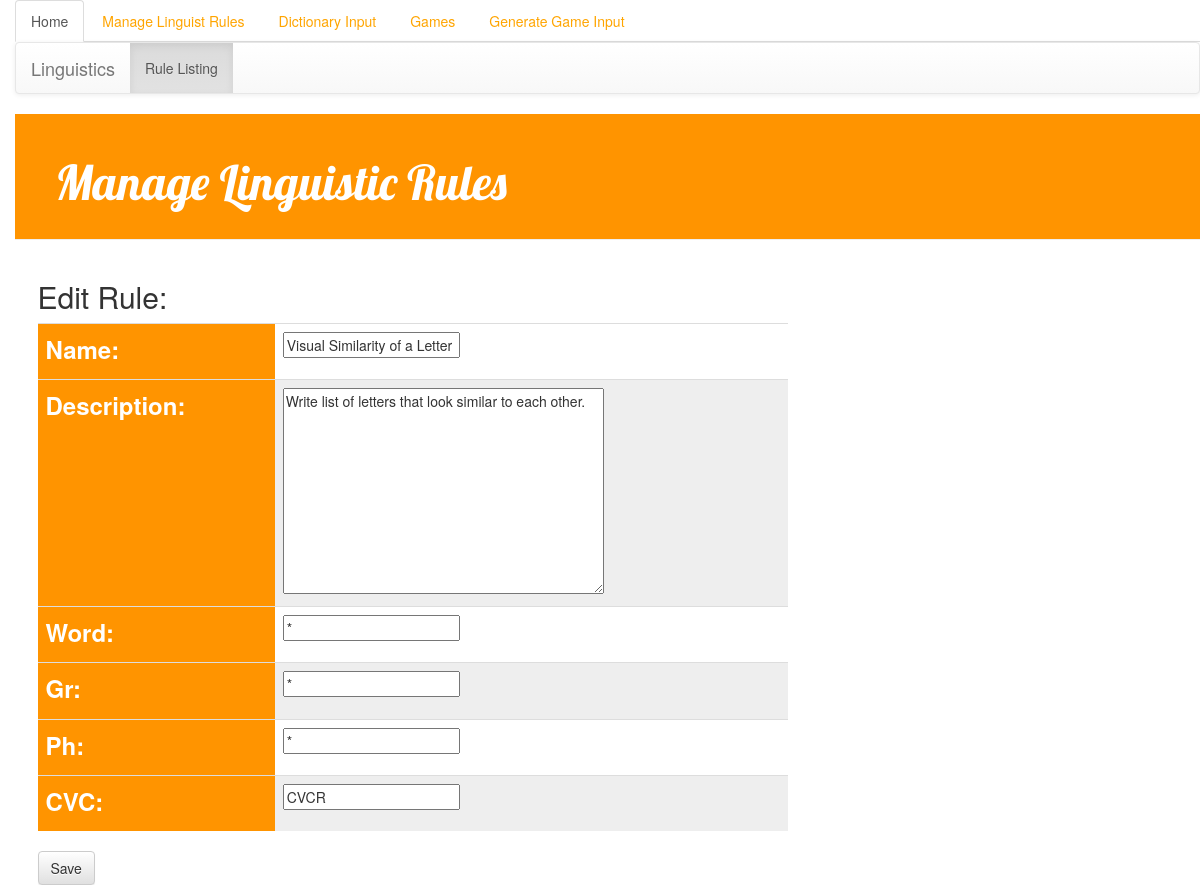
The app's page /Linguistics/linguistics_edit/1/edit/ with its own data.
### Linguistics/models.py (models this page shows, shortened)
class LinguisticRule(models.Model):
    name = models.CharField(max_length=200,default='', null=True)
    description = models.TextField(default='Missing Description')
    word = models.CharField(max_length=200,default='',null=True)
    ph = models.CharField(max_length=200,default='',null=True)
    gr = models.CharField(max_length=200,default='',null=True)
    CVC = models.CharField(max_length=200,default='',null=True)

### Linguistics/views.py (the view)
# urls.py: url(r'^linguistics_edit/(?P<pk>\d+)/edit/$', views.linguistics_edit, name='linguistics_edit'),
def linguistics_edit(request, pk):
    try:
        rule = get_object_or_404(LinguisticRule,pk=pk)
    except LinguisticRule.DoesNotExist:
        raise Http404("This rule does not exist")
    if request.method == "POST":
        form = linguisticsRForm(request.POST,instance=rule)
        if form.is_valid():
            rule = form.save(commit=False)
            rule.save()
            print sys.stderr, rule.name, rule.pk
            return redirect('linguistics_detail', pk=rule.pk)
    else:
        form=linguisticsRForm(instance=rule)
    return render(request, 'Linguistics/linguistics_edit.html',{'form': form, 'rule': rule})

### Linguistics/forms.py
class linguisticsRForm(forms.ModelForm):
    class Meta:
        model = LinguisticRule
        fields = (
            'name',
            'description',
            'word',
            'gr',
            'ph',
            'CVC'
        )

### templates/Linguistics/linguistics_edit.html (shortened to what this page needs)
{% extends 'Linguistics/base.html' %}
{% block content %}
    <h2>Edit Rule: </h2>
    <div class="post">
        <form method="POST" class="post-form">{% csrf_token %}
            <table class="table table-hove">
                <tbody>
                {{ form.as_table }}
                </tbody>
            </table>
            <button type="submit" class="save btn btn-default">Save</button>
        </form>
    </div>
{% endblock %}

### Input/static/Input/css/style.css (style rules this page uses)
body { padding-left: 15px; }
table tr:nth-child(even) { background-color: #eee; }
table tr:nth-child(odd) { background-color:#fff; }
table th { background-color: #ff9400; color: white; font-size: x-large; }

### records on screen
LinguisticRule: name "Visual Similarity of a Letter", description "Write list of letters that look similar to each other.", word "*", gr "*", ph "*", CVC "CVCR"
